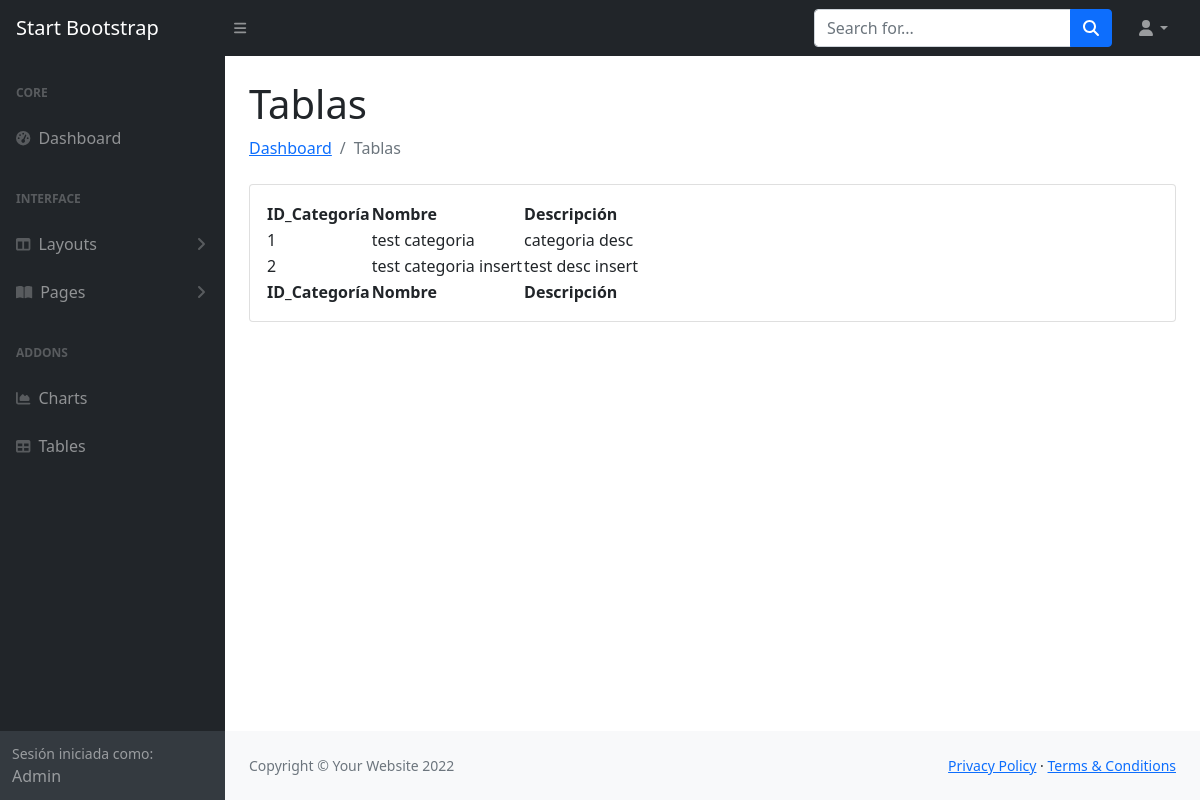
The app's page /dashboard/tabla_categoria.php (signed in) with its own data.
### tables this page shows
CREATE TABLE `categoria` (
  `id_categoria` int(11) NOT NULL,
  `nombre` varchar(100) NOT NULL,
  `descripcion` varchar(100) NOT NULL
);

### dashboard/tabla_categoria.php (the view, shortened to what this page needs)
<?php
include '../conn/conn.php';
$nombre = $_SESSION['nombre'];
$id_usuario = $_SESSION['id_usuario'];
$id_privilegio = $_SESSION['id_privilegio'];
if ($id_privilegio == 1) {
    $where = "";
} else {
    $where = "WHERE id_usuario=$id_usuario";
}
$stmt = $pdo->prepare("SELECT * FROM categoria $where");
$stmt->setFetchMode(PDO::FETCH_ASSOC);
$stmt->execute();
?>
<!DOCTYPE html>
<html lang="en">
<head>
    <link href="https://cdn.jsdelivr.net/npm/simple-datatables@latest/dist/style.css" rel="stylesheet"/>
    <link href="css/styles.css" rel="stylesheet"/>
</head>
<body class="sb-nav-fixed">
<nav class="sb-topnav navbar navbar-expand navbar-dark bg-dark">
    <a class="navbar-brand ps-3" href="principal.php">Start Bootstrap</a>
    <button class="btn btn-link btn-sm order-1 order-lg-0 me-4 me-lg-0" id="sidebarToggle" href="#!"><i
                class="fas fa-bars"></i></button>
    <form class="d-none d-md-inline-block form-inline ms-auto me-0 me-md-3 my-2 my-md-0">
        <div class="input-group">
            <input class="form-control" type="text" placeholder="Search for..." aria-label="Search for..."
                   aria-describedby="btnNavbarSearch"/>
            <button class="btn btn-primary" id="btnNavbarSearch" type="button"><i class="fas fa-search"></i></button>
        </div>
    </form>
    <ul class="navbar-nav ms-auto ms-md-0 me-3 me-lg-4">
        <li class="nav-item dropdown">
            <a class="nav-link dropdown-toggle" id="navbarDropdown" href="#" role="button" data-bs-toggle="dropdown"
               aria-expanded="false"><i class="fas fa-user fa-fw"></i></a>
        </li>
    </ul>
</nav>
<div id="layoutSidenav">
    <div id="layoutSidenav_nav">
        <nav class="sb-sidenav accordion sb-sidenav-dark" id="sidenavAccordion">
            <div class="sb-sidenav-menu">
                <div class="nav">
                    <div class="sb-sidenav-menu-heading">Core</div>
                    <a class="nav-link" href="principal.php">
                        <div class="sb-nav-link-icon"><i class="fas fa-tachometer-alt"></i></div>
                        Dashboard
                    </a>
                    <div class="sb-sidenav-menu-heading">Interface</div>
                    <a class="nav-link collapsed" href="#" data-bs-toggle="collapse" data-bs-target="#collapseLayouts"
                       aria-expanded="false" aria-controls="collapseLayouts">
                        <div class="sb-nav-link-icon"><i class="fas fa-columns"></i></div>
                        Layouts
                        <div class="sb-sidenav-collapse-arrow"><i class="fas fa-angle-down"></i></div>
                    </a>
                    <a class="nav-link collapsed" href="#" data-bs-toggle="collapse" data-bs-target="#collapsePages"
                       aria-expanded="false" aria-controls="collapsePages">
                        <div class="sb-nav-link-icon"><i class="fas fa-book-open"></i></div>
                        Pages
                        <div class="sb-sidenav-collapse-arrow"><i class="fas fa-angle-down"></i></div>
                    </a>
                    <div class="sb-sidenav-menu-heading">Addons</div>
                    <a class="nav-link" href="charts.html">
                        <div class="sb-nav-link-icon"><i class="fas fa-chart-area"></i></div>
                        Charts
                    </a>
                    <a class="nav-link" href="tables.html">
                        <div class="sb-nav-link-icon"><i class="fas fa-table"></i></div>
                        Tables
                    </a>
                </div>
            </div>
            <div class="sb-sidenav-footer">
                <div class="small">Sesión iniciada como:</div>
                <?php echo $nombre ?>
            </div>
        </nav>
    </div>
    <div id="layoutSidenav_content">
        <main>
            <div class="container-fluid px-4">
                <h1 class="mt-4">Tablas</h1>
                <ol class="breadcrumb mb-4">
                    <li class="breadcrumb-item"><a href="principal.php">Dashboard</a></li>
                    <li class="breadcrumb-item active">Tablas</li>
                </ol>
                <div class="card mb-4">
                    <div class="card-body">
                        <table id="datatablesSimple">
                            <thead>
                            <tr>
                                <th>ID_Categoría</th>
                                <th>Nombre</th>
                                <th>Descripción</th>
                            </tr>
                            </thead>
                            <tfoot>
                            <tr>
                                <th>ID_Categoría</th>
                                <th>Nombre</th>
                                <th>Descripción</th>
                            </tr>
                            </tfoot>
                            <tbody>
                            <?php
                            while ($row = $stmt->fetch()) {
                                ?>
                                <tr>
                                    <td><?php echo $row["id_categoria"] ?></td>
                                    <td><?php echo $row['nombre'] ?></td>
                                    <td><?php echo $row['descripcion'] ?></td>
                                </tr>
                            <?php } ?>
                            </tbody>
                        </table>
                    </div>
                </div>
            </div>
        </main>
        <footer class="py-4 bg-light mt-auto">
            <div class="container-fluid px-4">
                <div class="d-flex align-items-center justify-content-between small">
                    <div class="text-muted">Copyright &copy; Your Website 2022</div>
                    <div>
                        <a href="#">Privacy Policy</a>
                        &middot;
                        <a href="#">Terms &amp; Conditions</a>
                    </div>
                </div>
            </div>
        </footer>
    </div>
</div>
</body>
</html>

### records on screen
categoria: id_categoria "1", nombre "test categoria", descripcion "categoria desc"
categoria: id_categoria "2", nombre "test categoria insert", descripcion "test desc insert"

### other values on screen
$nombre "Admin"
